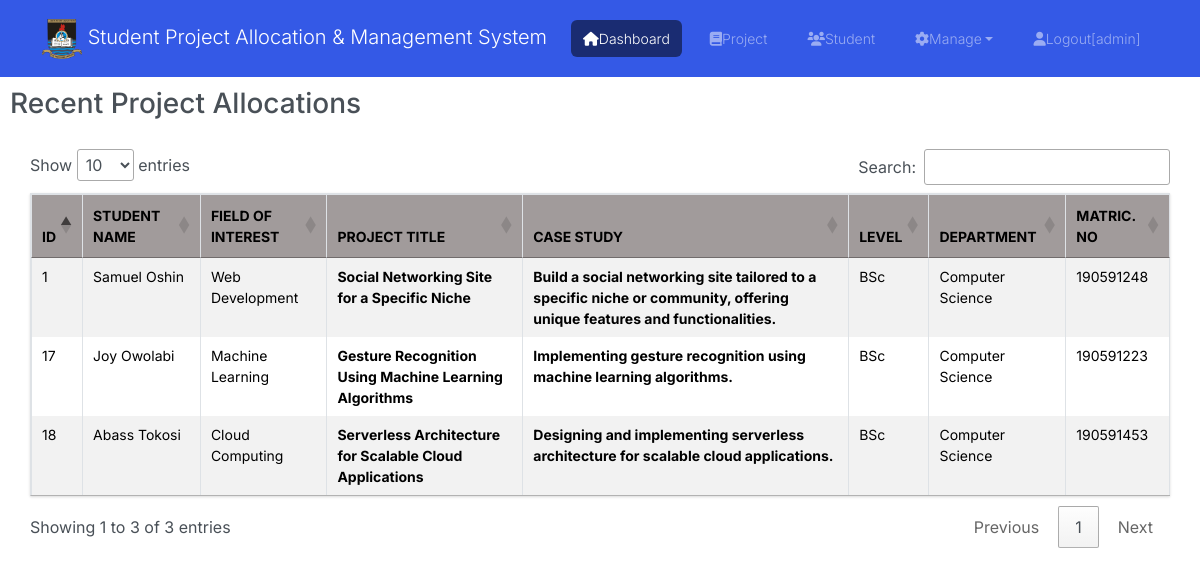
Page /dashboard.php on the committed database.
### tables this page shows
CREATE TABLE `student` (
  `id` int(11) NOT NULL,
  `name` varchar(255) NOT NULL,
  `department` varchar(50) NOT NULL DEFAULT 'Computer Science',
  `field_of_interest` varchar(255) NOT NULL,
  `level` varchar(50) NOT NULL DEFAULT 'BSc',
  `matric` varchar(50) NOT NULL,
  `date` date NOT NULL,
  `project_id` int(11) NOT NULL,
  `lecturer_id` int(11) DEFAULT NULL
);

CREATE TABLE `project` (
  `id` int(11) NOT NULL,
  `project_name` varchar(255) NOT NULL,
  `project_case` varchar(255) NOT NULL,
  `project_level` varchar(50) NOT NULL DEFAULT 'BSc',
  `allocation` tinyint(1) NOT NULL DEFAULT 0,
  `field_of_interest` varchar(255) DEFAULT NULL
);

### dashboard.php (the view, shortened to what this page needs)
<?php require 'init.php'; ?>
<?php include 'head.php'; ?>
<body>
<?php include 'dashboard_navbar.php'; ?>
<div class="dashboard-content">
    <h3>Recent Project Allocations</h3>
    <div class="table-responsive">
        <table class="table table-bordered table-striped table-hover project_table">
            <thead>
                <tr>
                    <th>ID</th>
                    <th>Student Name</th>
                    <th>Field of Interest</th>
                    <th>Project Title</th>
                    <th>Case Study</th>
                    <th>Level</th>
                    <th>Department</th>
                    <th>Matric. NO</th>
                </tr>
            </thead>
            <tbody>
                <?php
                $query = $db->query("SELECT * FROM student");
                $rows = $query->fetchAll(PDO::FETCH_OBJ);
                foreach ($rows as $row) {
                    $name = $row->name;
                    $matric = $row->matric;
                    $level = $row->level;
                    $department = $row->department;
                    $field_of_interest = $row->field_of_interest;
                    $project_id = $row->project_id;
                    $id = $row->id;
                    $run = $db->query("SELECT project_name, project_case FROM project WHERE id = '$project_id'");
                    $run_rows = $run->fetchAll(PDO::FETCH_OBJ);
                    foreach ($run_rows as $runrow) {
                        $case = $runrow->project_case;
                        $title = $runrow->project_name;
                        ?>
                        <tr>
                            <td><?php echo $id; ?></td>
                            <td><?php echo $name; ?></td>
                            <td><?php echo $field_of_interest ?></td>
                            <td class="fw-bold"><?php echo $title; ?></td>
                            <td class="fw-bold"><?php echo $case; ?></td>
                            <td><?php echo $level; ?></td>
                            <td><?php echo $department; ?></td>
                            <td><?php echo $matric; ?></td>
                        </tr>
                        <?php
                    }
                }
                ?>
            </tbody>
        </table>
    </div>
</div>
<?php include 'footer.php'; ?>

### head.php (shortened to what this page needs)
<!DOCTYPE html>
<html>
<head>
	<link href="https://maxcdn.bootstrapcdn.com/bootstrap/4.5.2/css/bootstrap.min.css" rel="stylesheet">
	<link rel="stylesheet" type="text/css" href="css/styles.css">
	<link rel="stylesheet" type="text/css" href="css/profilesty.css">
	<link rel="stylesheet" type="text/css" href="css/bootstrap.min.css">
	<link rel="stylesheet" type="text/css" href="css/dataTables.bootstrap.min.css">
	<link rel="stylesheet" type="text/css" href="https://cdnjs.cloudflare.com/ajax/libs/jquery-jgrowl/1.4.1/jquery.jgrowl.min.css" />
	<link rel="stylesheet" type="text/css" href="https://cdnjs.cloudflare.com/ajax/libs/font-awesome/6.0.0-beta3/css/all.min.css">
	<link rel="stylesheet" type="text/css" href="https://cdn.datatables.net/1.11.6/css/dataTables.bootstrap5.min.css">
	<link rel="stylesheet" href="https://cdn.datatables.net/1.13.7/css/jquery.dataTables.css" />
</head>

### dashboard_navbar.php (shortened to what this page needs)
<nav class="navbar navbar-expand-lg navbar-dark bg-primary">
    <div class="container">
    <a class="navbar-brand" href="dashboard.php"><img src="image/lasu logo.png" class="img-rounded img-responsive" width="40" height="40"> Student Project Allocation &amp; Management System</a>
        <div class="collapse navbar-collapse" id="myNavbar">
            <ul class="navbar-nav">
                <li class="nav-item">
                    <a class="nav-link <?php echo (basename($_SERVER['PHP_SELF']) == 'dashboard.php') ? 'active' : ''; ?> d-flex align-items-center" href="dashboard.php"><i class="fa fa-home"></i> Dashboard</a>
                </li>
                <li class="nav-item">
                    <a class="nav-link <?php echo (basename($_SERVER['PHP_SELF']) == 'create-project.php') ? 'active' : ''; ?> d-flex align-items-center" href="create-project.php"><i class="fa fa-book"></i> Project</a>
                </li>
                <li class="nav-item">
                    <a class="nav-link <?php echo (basename($_SERVER['PHP_SELF']) == 'create-student.php') ? 'active' : ''; ?> d-flex align-items-center" href="create-student.php"><i class="fa fa-users"></i> Student</a>
                </li>
                <li class="nav-item dropdown">
                    <a class="nav-link dropdown-toggle d-flex align-items-center" href="#" id="navbarDropdown" role="button" data-toggle="dropdown" aria-haspopup="true" aria-expanded="false">
                        <i class="fa fa-cog"></i> Manage
                    </a>
                </li>
            </ul>
            <ul class="navbar-nav ml-auto ">
                <li class="nav-item" id="logout ">
                    <a class="nav-link d-flex align-items-center" href="logout.php"><span class="fa fa-user"></span> Logout[admin]</a>
                </li>
            </ul>
        </div>
    </div>
</nav>

### footer.php (shortened to what this page needs)
</body>
</html>

### css/styles.css (style rules this page uses)
* { padding: 0; margin: 0; box-sizing: border-box; }
.navbar { font-size: .875rem; font-weight: 0; }
.navbar-brand { font-size: 1em; }
.table-responsive { padding: 20px; }
.dashboard-content { padding: 10px; }
.navbar-nav a.active { background-color: #06305a; color: #fff; }
.project_table { font-size: 12px; }
.project_table th, .project_table td { padding: 5px; }
.project_table thead th { background-color: #a19b9b; }

### css/profilesty.css (style rules this page uses)
* { padding: 0; margin: 0; box-sizing: border-box; }
.navbar { font-size: .875rem; font-weight: 0; }
.navbar-brand { font-size: 1em; }
.table-responsive { padding: 20px; }
.dashboard-content { padding: 10px; }
.navbar-nav a.active { background-color: #06305a; color: #fff; }
.project_table { font-size: 12px; }
.project_table th, .project_table td { padding: 5px; }
.project_table thead th { background-color: #a19b9b; }
::placeholder { font-size: 0.9rem; font-weight: 400; line-height: 1.5; }

### rows in the picture
student: id "1", name "Samuel Oshin", field_of_interest "Web Development", level "BSc", department "Computer Science", matric "190591248"
project: project_name "Social Networking Site for a Specific Niche", project_case "Build a social networking site tailored to a specific niche or community, offering unique features and functionalities."
student: id "17", name "Joy Owolabi", field_of_interest "Machine Learning", level "BSc", department "Computer Science", matric "190591223"
project: project_name "Gesture Recognition Using Machine Learning Algorithms", project_case "Implementing gesture recognition using machine learning algorithms."
student: id "18", name "Abass Tokosi", field_of_interest "Cloud Computing", level "BSc", department "Computer Science", matric "190591453"
project: project_name "Serverless Architecture for Scalable Cloud Applications", project_case "Designing and implementing serverless architecture for scalable cloud applications."
